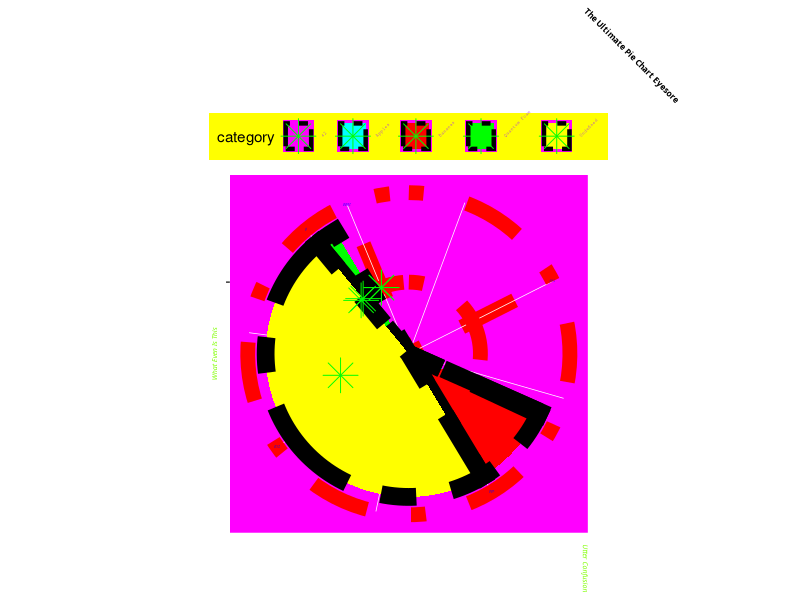

The R source for this figure:
library(ggplot2)

# Create some bizarre and chaotic data
data <- data.frame(
  category = c("Apples", "Bananas", "Quantum Foam", "42", "Undefined"),
  value = c(3.14, 99, -25, 0.001, 500) # Mixing decimals, large values, negatives, and tiny values
)

# Create an even uglier and chaotic pie chart mixed with other elements
ggplot(data, aes(x = "", y = value, fill = category)) +
  geom_bar(stat = "identity", width = 9, color = "black", linetype = "twodash", size = 6, alpha = 1) + # Ridiculously thick bars
  geom_point(aes(y = value * 2), size = 8, shape = 8, color = "#00FF00") + # Random large green stars
  geom_line(aes(y = value * 1.5), size = 7, linetype = "dotted", color = "#FF0000") + # Thick dotted red line
  coord_polar(theta = "y", start = pi/8, direction = -1) + # Off-angle and reversed for max confusion
  scale_fill_manual(values = c("#FF00FF", "#00FFFF", "#FF0000", "#00FF00", "#FFFF00")) + # Absolute eye-pain color scheme
  theme(
    panel.background = element_rect(fill = "magenta"), # Blinding magenta background
    panel.grid.major = element_line(color = "red", size = 5, linetype = "dotdash"), # Absurdly thick red grid lines
    axis.text = element_text(size = 3, family = "Comic Sans MS", color = "blue", angle = 180), # Upside-down, clashing text
    axis.title = element_text(size = 5, family = "Papyrus", color = "chartreuse", face = "italic", angle = 270), # Huge, rotated, terrible font
    plot.title = element_text(size = 6, family = "Wingdings", color = "black", face = "bold", angle = -45), # Unintelligible tilted title
    legend.position = "top",
    legend.background = element_rect(fill = "yellow"), # Bright yellow clashing legend background
    legend.text = element_text(size = 3, color = "purple", family = "Courier", angle = 45) # Diagonally rotated legend text
  ) +
  labs(title = "The Ultimate Pie Chart Eyesore", x = "What Even Is This", y = "Utter Confusion")
